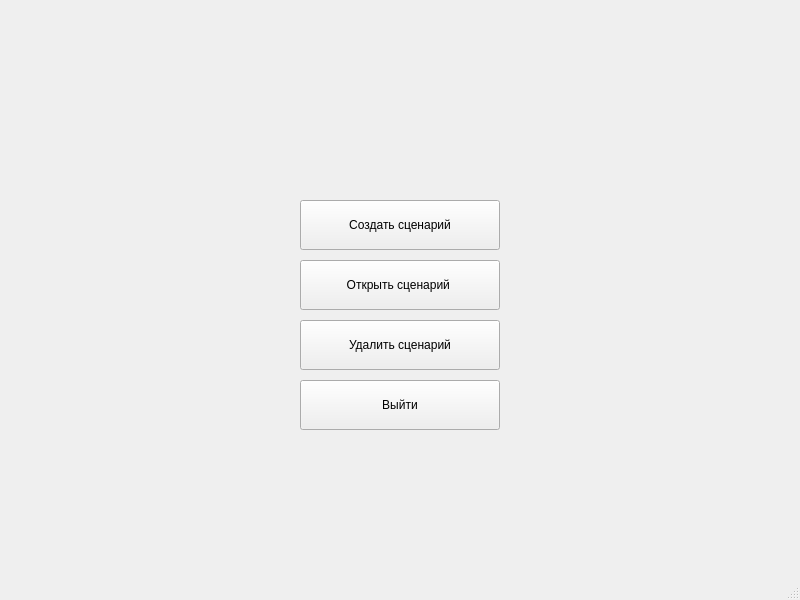
<?xml version="1.0" encoding="UTF-8"?>
<ui version="4.0">
 <class>MainWindow</class>
 <widget class="QMainWindow" name="MainWindow">
  <property name="geometry">
   <rect>
    <x>0</x>
    <y>0</y>
    <width>800</width>
    <height>600</height>
   </rect>
  </property>
  <property name="windowTitle">
   <string>MainWindow</string>
  </property>
  <widget class="QWidget" name="centralwidget">
   <widget class="QPushButton" name="open">
    <property name="geometry">
     <rect>
      <x>300</x>
      <y>260</y>
      <width>200</width>
      <height>50</height>
     </rect>
    </property>
    <property name="text">
     <string>Открыть сценарий </string>
    </property>
   </widget>
   <widget class="QPushButton" name="exit">
    <property name="geometry">
     <rect>
      <x>300</x>
      <y>380</y>
      <width>200</width>
      <height>50</height>
     </rect>
    </property>
    <property name="text">
     <string>Выйти</string>
    </property>
   </widget>
   <widget class="QPushButton" name="create_scenario">
    <property name="geometry">
     <rect>
      <x>300</x>
      <y>200</y>
      <width>200</width>
      <height>50</height>
     </rect>
    </property>
    <property name="text">
     <string>Создать сценарий</string>
    </property>
   </widget>
   <widget class="QPushButton" name="delete_scenario">
    <property name="geometry">
     <rect>
      <x>300</x>
      <y>320</y>
      <width>200</width>
      <height>50</height>
     </rect>
    </property>
    <property name="text">
     <string>Удалить сценарий</string>
    </property>
   </widget>
  </widget>
  <widget class="QMenuBar" name="menubar">
   <property name="geometry">
    <rect>
     <x>0</x>
     <y>0</y>
     <width>800</width>
     <height>26</height>
    </rect>
   </property>
  </widget>
  <widget class="QStatusBar" name="statusbar"/>
 </widget>
 <resources/>
 <connections/>
</ui>
